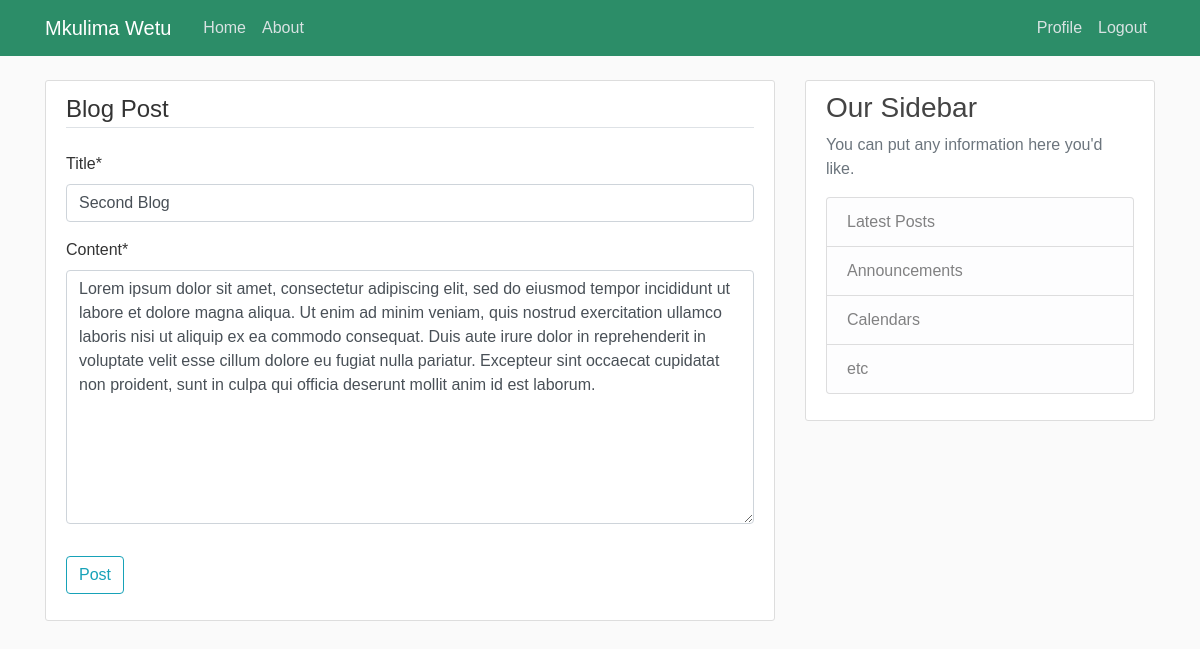
The page /post/33/update/ (signed in) on the database its author committed.
### blog/models.py (models this page shows, shortened)
class Post(models.Model):
    title = models.CharField(max_length=100)
    content = models.TextField()
    date_posted = models.DateTimeField(default=timezone.now)
    author = models.ForeignKey(User, on_delete=models.CASCADE)

### blog/views.py (the view, shortened to what this page needs)
# urls.py: path('post/<int:pk>/update/', PostUpdateView.as_view(), name='post-update'),
class PostUpdateView(LoginRequiredMixin, UserPassesTestMixin, UpdateView):
    model = Post
    fields = ['title', 'content']
    def test_func(self):
        post = self.get_object()
        if self.request.user == post.author:
            return True
        return False

### blog/templates/blog/post_form.html (shortened to what this page needs)
<!--{% extends "blog/base.html" %}
{% load crispy_forms_tags %}
{% block content %}
    <div class="content-section">
        <form method="POST">
            <fieldset class="form-group">
                <legend class="border-bottom mb-4">Blog Post</legend>
                {{ form|crispy }}
            </fieldset>
            <div class="form-group">
                <button class="btn btn-outline-info" type="submit">Post</button>
            </div>
        </form>
    </div>
{% endblock content %}-->

### blog/static/blog/main.css (style rules this page uses)
body { background: #fafafa; color: #333333; margin-top: 5rem; font-family: Helvetica,Arial,sans-serif; }
.content-section { background: #ffffff; padding: 10px 20px; border: 1px solid #dddddd; border-radius: 3px; margin-bottom: 20px; }

### rows shown on the page
Post: title "Second Blog", content "Lorem ipsum dolor sit amet, consectetur adipiscing elit, sed do eiusmod tempor incididunt ut labore et dolore magna aliqua. Ut enim ad minim veniam, quis nostrud exercitation ullamco laboris nisi ut aliquip ex ea commodo consequat. Duis aute irure dolor in reprehenderit in voluptate velit esse cillum dolore eu fugiat nulla pariatur. Excepteur sint occaecat cupidatat non proident, sunt in culpa qui officia deserunt mollit anim id est laborum."
